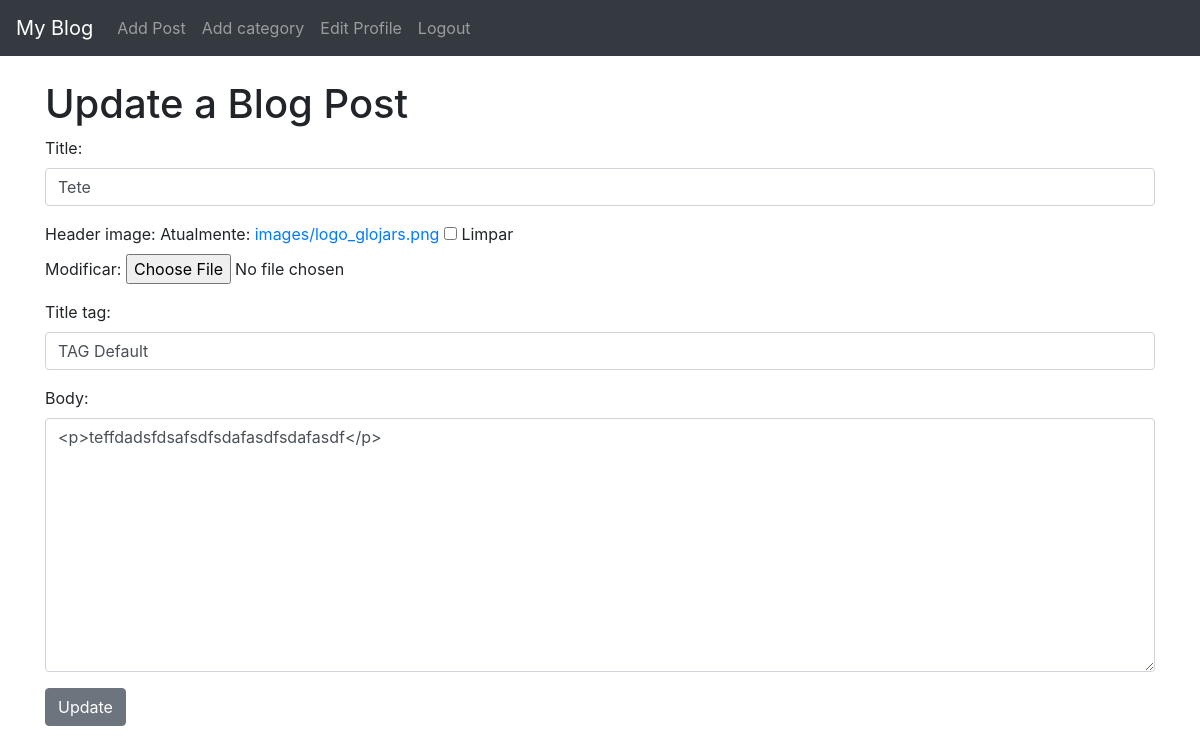
The app's page /article/edit/7 (signed in) with its own data.
### blog/models.py (models this page shows, shortened)
class Post(models.Model):
    title = models.CharField(max_length=255)
    header_image = models.ImageField(null=True, blank=True, upload_to="images/")
    title_tag = models.CharField(max_length=255, default="TAG Default")
    author = models.ForeignKey(User, on_delete=models.CASCADE)
    body = RichTextField(blank=True, null=True)
    post_date  = models.DateField()
    category = models.CharField(max_length=255, default="Uncategorize")

### blog/views.py (the view)
# urls.py: path('article/edit/<int:pk>', UpdatePostView.as_view(), name="update-post"),
class UpdatePostView(UpdateView):
    model = Post
    form_class = EditForm
    template_name = 'update_post.html'

### blog/forms.py
class EditForm(forms.ModelForm):
    class Meta:
        model = Post
        fields = ('title','header_image','title_tag','body')
        widgets = {
            'title' : forms.TextInput(attrs={'class' : 'form-control'}),
            'title_tag' : forms.TextInput(attrs={'class' : 'form-control'}),
            'body' : forms.Textarea(attrs={'class' : 'form-control'})
        }

### blog/templates/update_post.html (shortened to what this page needs)
{% extends 'base.html'%}
{% block content %}
{% if user.is_authenticated %}
    {% if user.id == post.author.id %}
        <h1>Update a Blog Post</h1>
        <div  class="form-group">
        <form method="post" enctype="multipart/form-data">
            {{ form.as_p }}
            <button class="btn btn-secondary">Update</button>
        </form>
        </div>
    {% else %}
        <strong>You don't have permission to edit this post.</strong>
    {% endif %}
{% else %}
    <strong>You must have login to access</strong>
{% endif %}
{%  endblock %}

### records on screen
Post: title "Tete", title_tag "TAG Default", body "<p>teffdadsfdsafsdfsdafasdfsdafasdf</p>"
